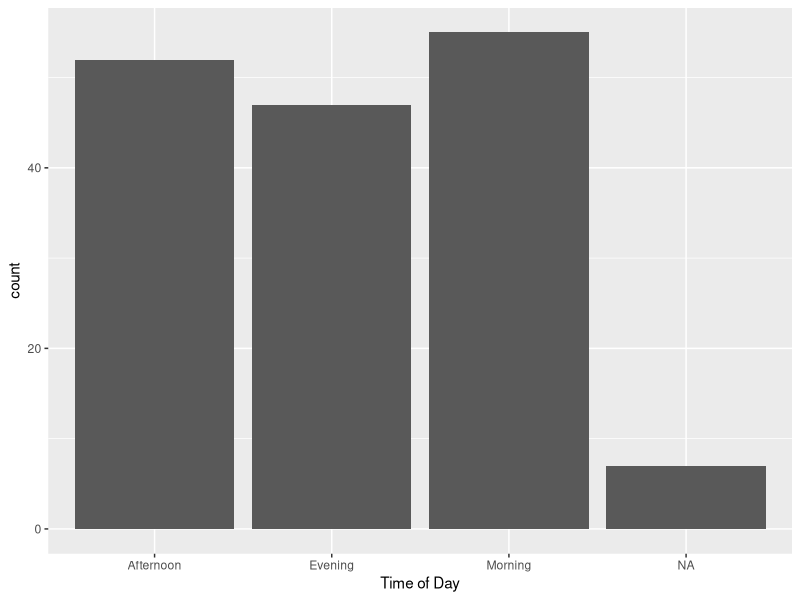
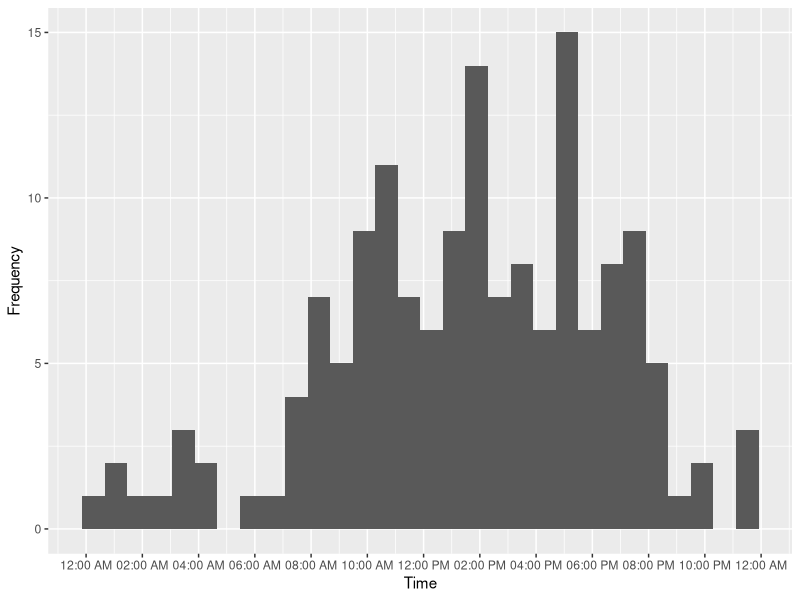
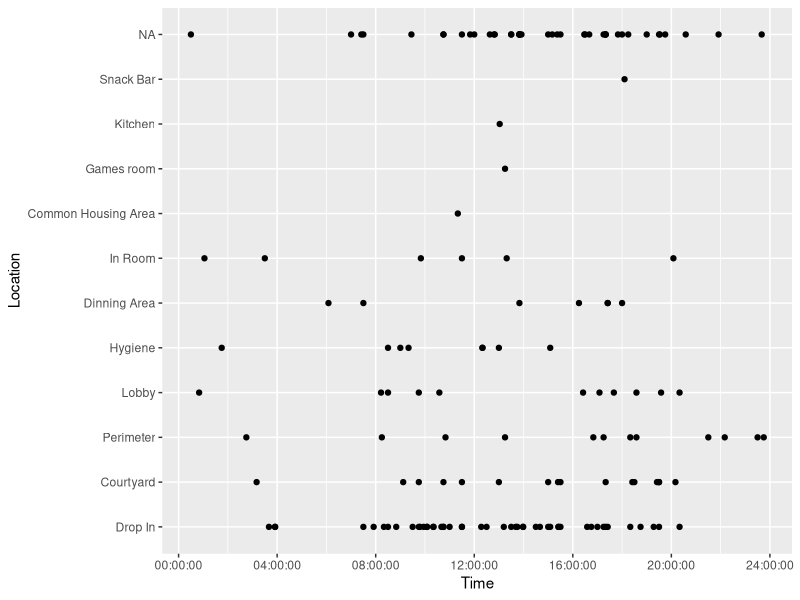
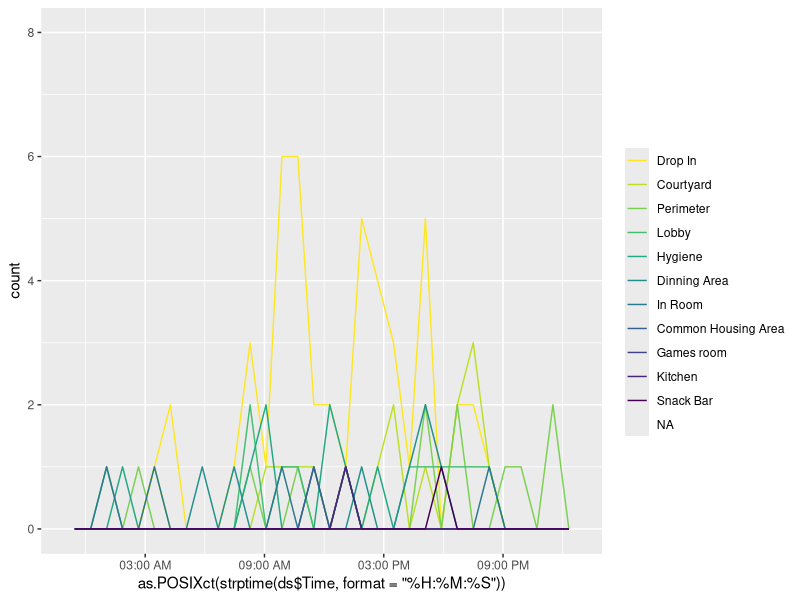

Source code (R) for these figures, in order:
## ---- chunk 1
library(readr)
library(lubridate)
library(tidyverse)
library(tidyr)
library(viridis)
library(scales)
## ---- chunk 2
setwd("~/Desktop/Spring 2019/STAT 123/Final Project")

ds <- read_csv("Data/919report_data.csv")

# Functions
clean.up = function(x) {
  if (is.na(x)) {
    x <- FALSE
  } else if (x == 0) {
    x <- FALSE
  } else {
    x <- TRUE
  }
}

# Fix and seperate Time
ds$Time = sapply(strsplit(as.character(ds$Time), " "), tail, n = 1)
ds = ds %>%
  mutate(Time=hms::as.hms(Time))

# Time of Day Column
ds = ds %>%
  mutate(Time_Of_Day = ifelse(Time < 12*60*60, "Morning", ifelse(Time < 17*60*60, "Afternoon", "Evening")))

# Reorder, rename Columns
ds <- ds[c(1,2,3,43,4:42)]
colnames(ds)[17] <- "Attended By: Fire"
colnames(ds)[42] <- "Event Location: Snack Bar"

# Tranforms with semicolon
for (i in c(12:17, 19:26, 30:42)) {
  ds[i] <- apply(ds[i], MARGIN = 1, FUN = clean.up)
  ds[i] <- transform(ifelse(ds[i] == TRUE, paste(str_split(colnames(ds)[i], ": ")[[1]][2]), NA))
}

# Transforms with no semicolon
for (i in c(11, 27:29)) {
  ds[i] <- apply(ds[i], MARGIN = 1, FUN = clean.up)
  ds[i] <- transform(ifelse(ds[i] == TRUE, paste(colnames(ds)[i]), NA))
}

# Unite transformed Columns
ds <- unite(ds, col = "Incident_Type", matches("Incident"), sep=",")
ds$Incident_Type <- gsub("NA[,]?","", ds$Incident_Type)
ds$Incident_Type <- gsub("^$", NA, ds$Incident_Type)

ds <- unite(ds, col = "Attended_By", matches("Attended"), sep=",")
ds$Attended_By <- gsub("NA[,]?","", ds$Attended_By)
ds$Attended_By <- gsub("^$", NA, ds$Attended_By)

ds <- unite(ds, col = "Init_Call", matches("Call"), sep=",")
ds$Init_Call <- gsub("NA[,]?","", ds$Init_Call)
ds$Init_Call <- gsub("^$", NA, ds$Init_Call)

ds <- unite(ds, col = "Location", matches("Event"), sep=",")
ds$Location <- gsub("NA[,]?","", ds$Location)
ds$Location <- gsub("^$", NA, ds$Location)

ds = ds %>%
  separate(Incident_Type, "Incident Type", sep = ",", remove = TRUE) %>%
  separate(Attended_By, "Attended By", sep = ",", remove = TRUE) %>%
  separate(Init_Call, "Initial Call", sep = ",", remove = TRUE) %>%
  separate(Location, "Location", sep = ",", remove = TRUE)

ds$Location <- factor(ds$Location)
ds$Location <- fct_infreq(ds$Location)

## ---- chunk 3
summary(ds)
## ---- chunk 4
ggplot(data.frame(ds$Time_Of_Day), aes(x=ds$Time_Of_Day)) +
  geom_bar() + 
  xlab("Time of Day")

ggplot(data.frame(ds$Time), aes(x=as.POSIXct(strptime(ds$Time, format="%H:%M:%S")))) +
  geom_histogram() +
  xlab("Time") + 
  ylab("Frequency") +
  scale_x_datetime(breaks = date_breaks("2 hour"), labels = date_format("%I:%M %p"))
## ---- chunk 5
overdose_calls <- sum(ds$Overdose == 1, na.rm = TRUE)
print(overdose_calls)
## ---- chunk 6
calls <- sum(ds$`Emergency Services Required` == 1, na.rm = TRUE)
print(calls)
## ---- chunk 7
ggplot(ds, aes(x=Time, y=Location)) + 
  geom_point()

ggplot(ds, aes(x = as.POSIXct(strptime(ds$Time, format="%H:%M:%S")),
               fill = Location,
               color = factor(Location))) + 
  geom_freqpoly() +
  scale_x_datetime(breaks = date_breaks("6 hour"), labels = date_format("%I:%M %p")) +
  scale_color_viridis(discrete = TRUE, "", direction = -1)
